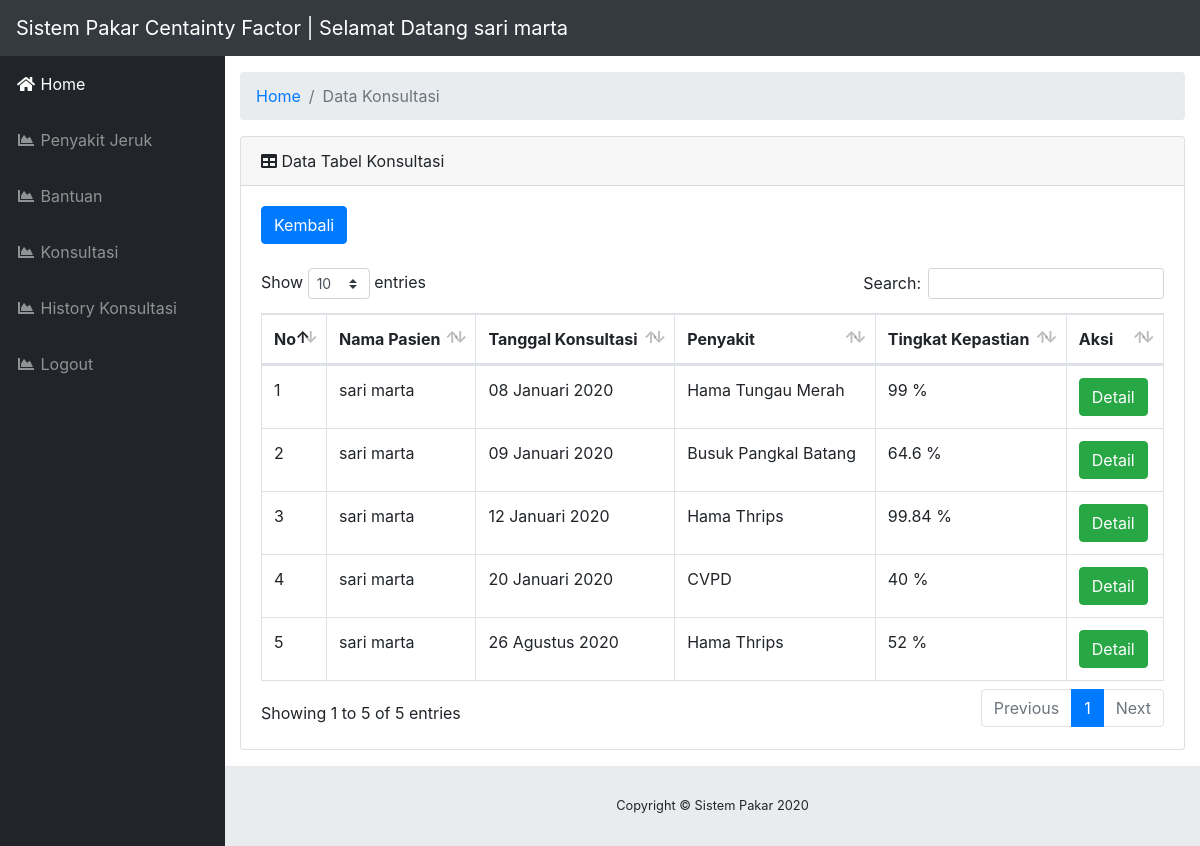
The app's page /index.php?page=module/History/index (signed in) with its own data.
### tables this page shows
CREATE TABLE `tb_Konsultasi` (
  `konsultasi_id` int(11) NOT NULL,
  `penyakit_id` varchar(11) NOT NULL,
  `konsultasi_tgl` date NOT NULL,
  `konsultasi_hasil` float NOT NULL,
  `pasien_id` int(11) NOT NULL
);

CREATE TABLE `tb_Pasien` (
  `pasien_id` int(11) NOT NULL,
  `pasien_user` varchar(50) NOT NULL,
  `pasien_pass` varchar(50) NOT NULL,
  `pasien_nama` varchar(50) NOT NULL,
  `pasien_jk` varchar(50) NOT NULL,
  `pasien_tgl_lahir` date NOT NULL,
  `pasien_alamat` varchar(100) NOT NULL
);

CREATE TABLE `tb_Penyakit` (
  `penyakit_id` varchar(5) NOT NULL,
  `penyakit_nama` varchar(50) NOT NULL,
  `penyakit_ket` text NOT NULL
);

### assets/model/conf.php (called while the page is built, shortened)
<?php
$conn = mysqli_connect('localhost', 'root', '', 'db_pakar_cf');
class Conf
{
    public function get($query)
    {
        global $conn;
        $ambil = $conn->query($query);
        $hasil = [];
        while ($pecah = $ambil->fetch_object()) {
            $hasil[] = $pecah;
        }
        return $hasil;
    }
}

### assets/model/db.php (called while the page is built, shortened)
<?php
include 'conf.php';
class Db extends Conf
{
    public function getAllKonsultasi($id)
    {
        $query = $this->get("   SELECT * FROM `tb_Konsultasi`
                                LEFT JOIN tb_Pasien ON tb_Konsultasi.pasien_id=tb_Pasien.pasien_id
                                LEFT JOIN tb_Penyakit ON tb_Konsultasi.penyakit_id=tb_Penyakit.penyakit_id
                                WHERE tb_Konsultasi.pasien_id = '$id'");
        return $query;
    }
}

### assets/libs/helper/helper.php (called while the page is built, shortened)
<?php
function TglIndo($date)
{
    $BulanIndo = array("Januari", "Februari", "Maret", "April", "Mei", "Juni", "Juli", "Agustus", "September", "Oktober", "November", "Desember");
    $tahun = substr($date, 0, 4);
    $bulan = substr($date, 5, 2);
    $tgl   = substr($date, 8, 2);
    $result = $tgl . " " . $BulanIndo[(int) $bulan - 1] . " " . $tahun;
    return ($result);
}

### module/History/index.php (the view)
<?php
$id = $_SESSION['akun']->pasien_id;
$dKonsultasi = $db->getAllKonsultasi($id);
?>
<ol class="breadcrumb">
    <li class="breadcrumb-item">
        <a href="index.php">Home</a>
    </li>
    <li class="breadcrumb-item active">Data Konsultasi</li>
</ol>
<div class="card mb-3">
    <div class="card-header">
        <i class="fas fa-table"></i>
        Data Tabel Konsultasi</div>
    <div class="card-body">
        <div class="table-responsive">
            <a href="index.php" class="btn btn-primary ">Kembali</a>
            <br><br>
            <table class="table table-bordered" id="dataTable" width="100%" cellspacing="0">
                <thead>
                    <tr>
                        <th width="10px">No</th>
                        <th>Nama Pasien</th>
                        <th>Tanggal Konsultasi</th>
                        <th>Penyakit</th>
                        <th>Tingkat Kepastian</th>
                        <th>Aksi</th>
                    </tr>
                </thead>
                <tbody>
                    <?php
                    foreach ($dKonsultasi as $no => $dKonsultasi) {
                    ?>
                        <tr>
                            <td><?= ++$no ?></td>
                            <td><?= $dKonsultasi->pasien_nama ?></td>
                            <td><?= TglIndo($dKonsultasi->konsultasi_tgl) ?></td>
                            <td><?= $dKonsultasi->penyakit_nama ?></td>
                            <td><?= $dKonsultasi->konsultasi_hasil ?> %</td>
                            <td>
                                <a href="index.php?page=module/History/detail&id=<?= $dKonsultasi->konsultasi_id ?>" class="btn btn-success">Detail</a>
                            </td>
                        </tr>
                    <?php }  ?>
                </tbody>
            </table>
        </div>
    </div>
</div>

### records on screen
tb_konsultasi: pasien.pasien_nama "sari marta", konsultasi_tgl "08 Januari 2020", penyakit.penyakit_nama "Hama Tungau Merah", konsultasi_hasil "99"
tb_konsultasi: pasien.pasien_nama "sari marta", konsultasi_tgl "09 Januari 2020", penyakit.penyakit_nama "Busuk Pangkal Batang", konsultasi_hasil "64.6"
tb_konsultasi: pasien.pasien_nama "sari marta", konsultasi_tgl "12 Januari 2020", penyakit.penyakit_nama "Hama Thrips", konsultasi_hasil "99.84"
tb_konsultasi: pasien.pasien_nama "sari marta", konsultasi_tgl "20 Januari 2020", penyakit.penyakit_nama "CVPD", konsultasi_hasil "40"
tb_konsultasi: pasien.pasien_nama "sari marta", konsultasi_tgl "26 Agustus 2020", penyakit.penyakit_nama "Hama Thrips", konsultasi_hasil "52"

### other values on screen
$_SESSION['akun']->pasien_nama "sari marta"
